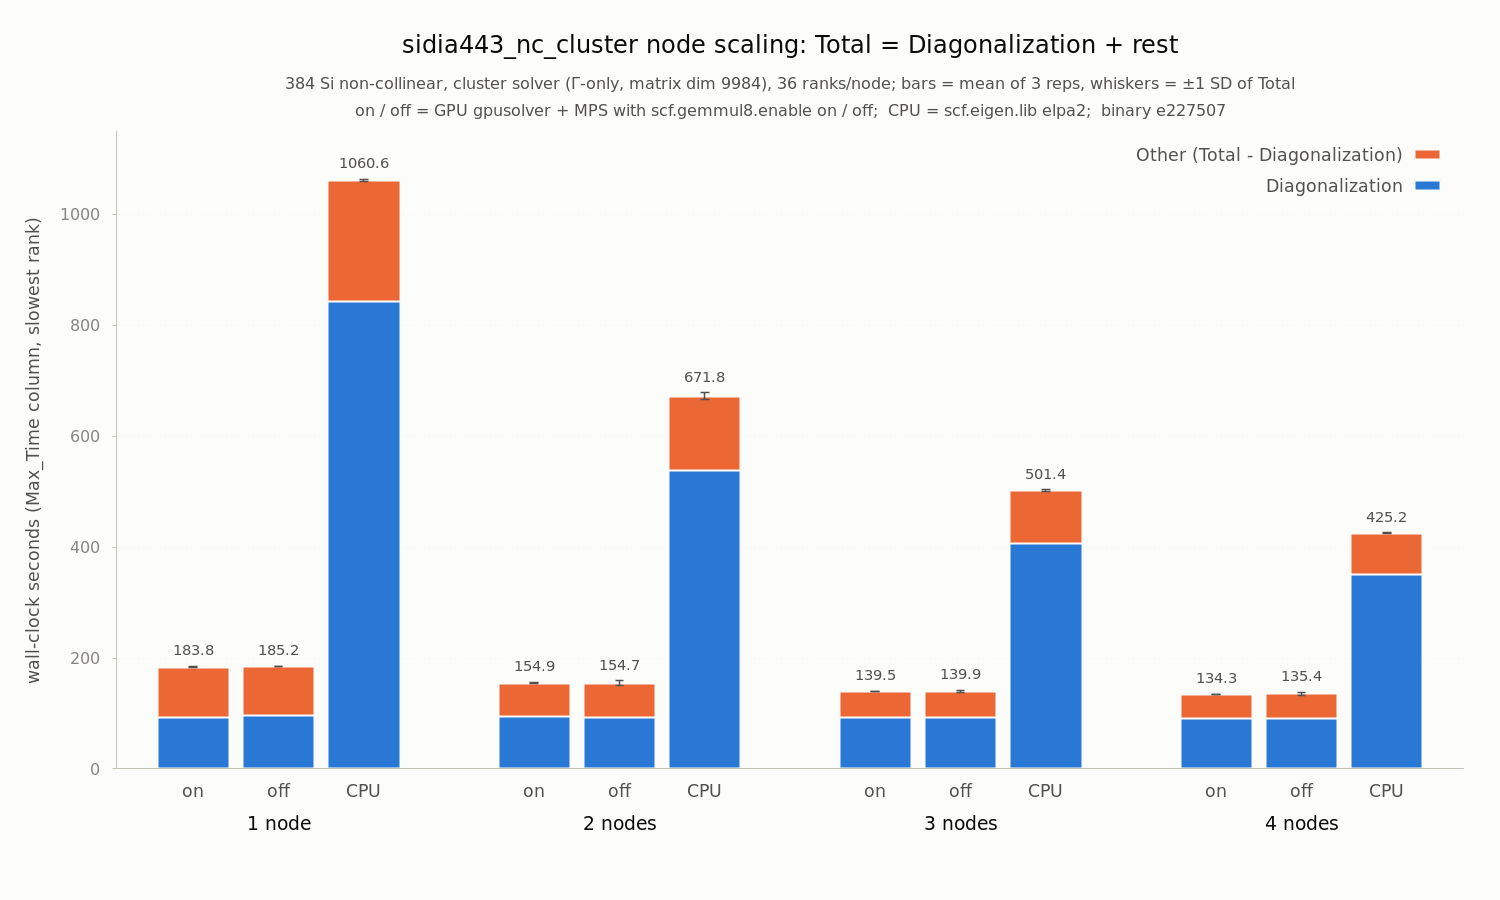

The script that saved this image:
# Stacked-bar view of work/s443nc_reps_result.txt (means over 3 reps).
# Bar height = Total Computational Time; bottom segment = Diagonalization,
# top segment = the rest (Total - Diagonalization).  Whiskers = +-1 sample SD
# of Total.  Groups: 1-4 nodes; within a group: GPU gemmul8-on ("on"),
# GPU gemmul8-off ("off"), CPU elpa2 ("CPU").  36 ranks/node throughout.
# The 1-node "off" point is the 2026-08-14 re-measurement (o4/o5/o6, clean
# nodes); the original triple contained a 217 s slow-node rep (bnode033) and
# is preserved in s443nc_reps_result.txt.bak.
#
# Render:  gnuplot s443nc_reps_result.plt   (writes s443nc_reps_result.png)

set terminal pngcairo noenhanced size 1500,900 font "DejaVu Sans,14" background rgb "#fcfcfb"
set output "s443nc_reps_result.png"

# columns: x  total  diag  sd_total
$data << EOD
 0   183.79   93.63  1.60
 1   185.19   95.61  0.48
 2  1060.59  842.71  2.09
 4   154.88   93.75  1.53
 5   154.69   93.27  3.97
 6   671.79  537.88  6.30
 8   139.53   92.44  0.37
 9   139.94   92.57  1.41
10   501.38  407.31  1.82
12   134.30   91.21  0.75
13   135.40   90.87  3.24
14   425.17  349.90  0.79
EOD

set title "sidia443_nc_cluster node scaling: Total = Diagonalization + rest" \
    font ",18" textcolor rgb "#0b0b0b" offset 0,2.2
set label 100 "384 Si non-collinear, cluster solver (Γ-only, matrix dim 9984), 36 ranks/node; bars = mean of 3 reps, whiskers = ±1 SD of Total" \
    at graph 0.5, graph 1.075 center font ",12" textcolor rgb "#52514e"
set label 101 "on / off = GPU gpusolver + MPS with scf.gemmul8.enable on / off;  CPU = scf.eigen.lib elpa2;  binary e227507" \
    at graph 0.5, graph 1.033 center font ",12" textcolor rgb "#52514e"

set ylabel "wall-clock seconds (Max_Time column, slowest rank)" \
    font ",13" textcolor rgb "#52514e" offset 1,0
set yrange [0:1150]
set xrange [-0.9:14.9]

set border 3 linecolor rgb "#c3c2b7" linewidth 1
set grid ytics back linecolor rgb "#e1e0d9" linewidth 1
set ytics nomirror out scale 0.5 font ",12" textcolor rgb "#898781"
set xtics nomirror scale 0 font ",13" textcolor rgb "#52514e" \
    ("on" 0, "off" 1, "CPU" 2, "on" 4, "off" 5, "CPU" 6, \
     "on" 8, "off" 9, "CPU" 10, "on" 12, "off" 13, "CPU" 14)

set label 1 "1 node"  at first  1, graph -0.085 center font ",14" textcolor rgb "#0b0b0b"
set label 2 "2 nodes" at first  5, graph -0.085 center font ",14" textcolor rgb "#0b0b0b"
set label 3 "3 nodes" at first  9, graph -0.085 center font ",14" textcolor rgb "#0b0b0b"
set label 4 "4 nodes" at first 13, graph -0.085 center font ",14" textcolor rgb "#0b0b0b"
set bmargin 6
set tmargin 6

set key top right samplen 1.6 spacing 1.5 font ",13" textcolor rgb "#52514e"

set boxwidth 0.85
set style fill solid 1.0 border rgb "#fcfcfb"

plot $data using 1:2 with boxes linecolor rgb "#eb6834" linewidth 2 \
         title "Other (Total - Diagonalization)", \
     $data using 1:3 with boxes linecolor rgb "#2a78d6" linewidth 2 \
         title "Diagonalization", \
     $data using 1:2:4 with yerrorbars linecolor rgb "#52514e" linewidth 1.5 \
         pointtype 7 pointsize 0 notitle, \
     $data using 1:($2+$4+30):(sprintf("%.1f",$2)) with labels \
         font ",11" textcolor rgb "#52514e" notitle
